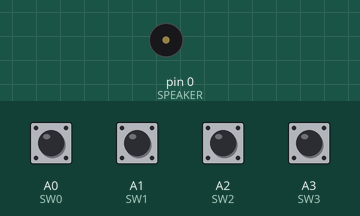
The sketch below on a simulated Teensy 4. Parts: buzzer (waves = sounding, pin HIGH). The test bench sets the inputs (shaded band); at power-on: A0 (SW0), A1 (SW1), A2 (SW2), A3 (SW3) HIGH.

Above: at 1.2 s.
1.3 s: A0 (SW0) pulled LOW for 1 s
At 3.1 s:
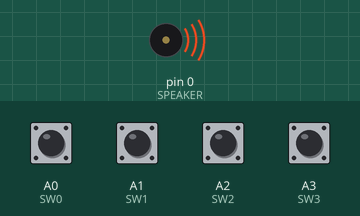
Timing chart, 0 to 4.6 s (numbered marks = the images above; inputs shaded):
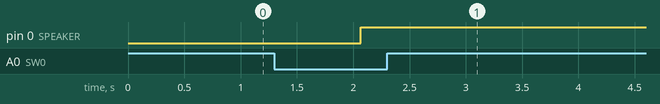

Measured:
- after the input at 1.3 s, pin 0 (SPEAKER): LOW → HIGH after 0.76 s

The sketch:

Interrupts_2_6_Thomas_Gilman.ino
```cpp
//Thomas Gilman
//Lab 5
//Interrupts 2_6
//ETEM 2311_51

int SPEAKER = 0;
int SW0 = 14, SW1 = 15, SW2 = 16, SW3 = 17, SwArray[4] = {SW0, SW1, SW2, SW3};

IntervalTimer myTimer;
int bUp1 = 3822, bUp2 = 3033, bUp3 = 2407, bUp4 = 2024;
int Freq1 = 3822, Freq2 = 3033, Freq3 = 2407, Freq4 = 2024;

void setup()
{
  Serial.begin(9600);
  pinMode(SPEAKER, OUTPUT);
  for(int i=0; i<4 ; i++)
    pinMode(SwArray[i],INPUT);

  myTimer.begin(checkSwitch,1); //checkSwitchPress every microsecond
}

void loop()
{;}

void checkSwitch()
{
  if(digitalRead(SW0) == LOW)
  {
    if(Freq1 == 0)
    {
      digitalWrite(SPEAKER, digitalRead(SPEAKER)^1);
      Freq1 = bUp1;
    }
    else
      Freq1--;
  }
  if(digitalRead(SW1) == LOW)
  {
    if(Freq2 == 0)
    {
      digitalWrite(SPEAKER, digitalRead(SPEAKER)^1);
      Freq2 = bUp2;
    }
    else
      Freq2--;
  }
  if(digitalRead(SW2) == LOW)
  {
    if(Freq3 == 0)
    {
      digitalWrite(SPEAKER, digitalRead(SPEAKER)^1);
      Freq3 = bUp3;
    }
    else
      Freq3--;
  }
  if(digitalRead(SW3) == LOW)
  {
    if(Freq4 == 0)
    {
      digitalWrite(SPEAKER, digitalRead(SPEAKER)^1);
      Freq4 = bUp1;
    }
    else
      Freq4--;
  }
}
```
